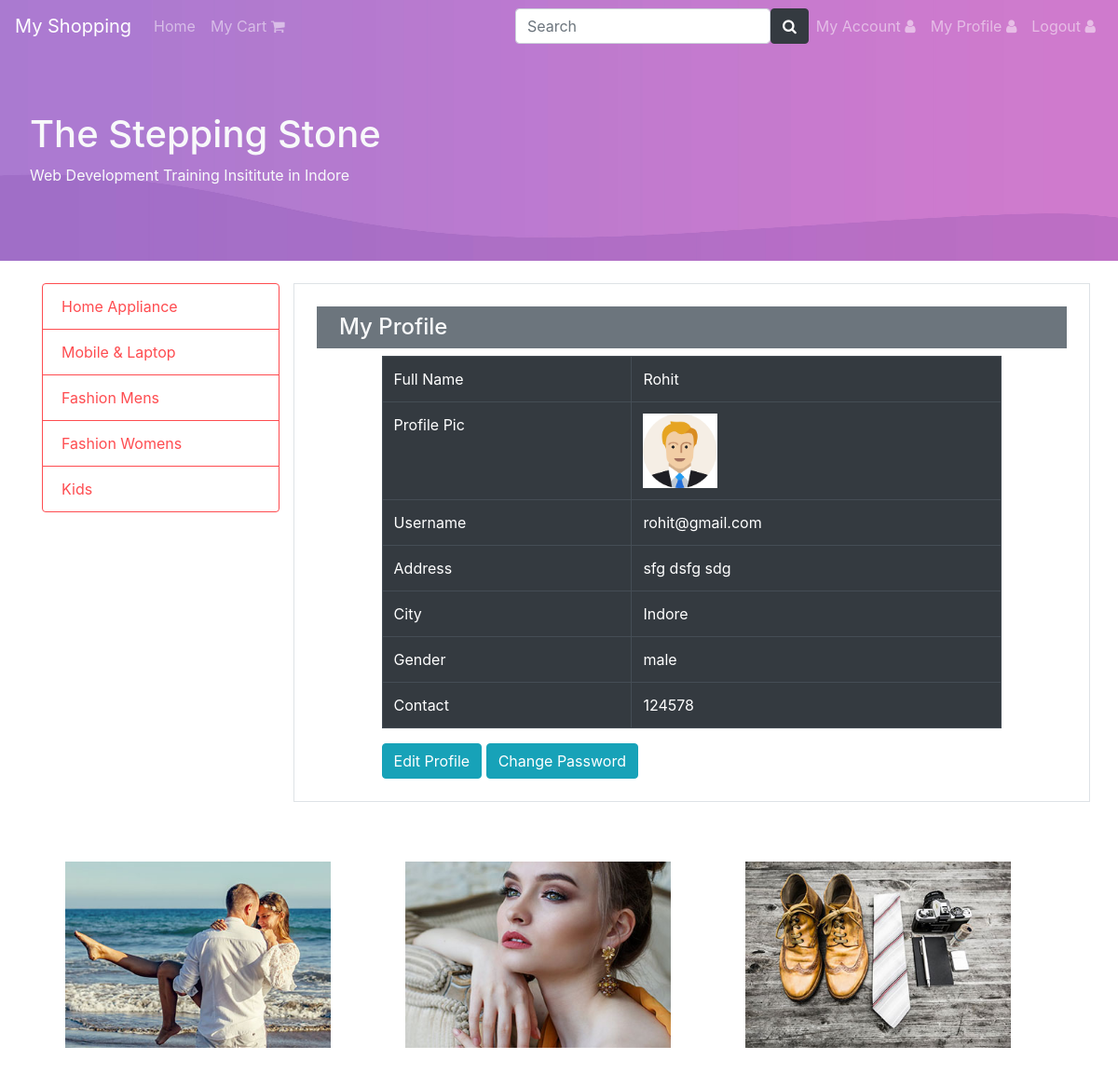
The app's page /my_profile.php (signed in) with its own data.
### tables this page shows
CREATE TABLE `category` (
  `id` int(11) NOT NULL,
  `category_name` varchar(100) NOT NULL
);

CREATE TABLE `user` (
  `id` int(11) NOT NULL,
  `full_name` varchar(100) NOT NULL,
  `username` varchar(100) NOT NULL,
  `password` varchar(100) NOT NULL,
  `address` text NOT NULL,
  `city` varchar(100) NOT NULL,
  `gender` varchar(100) NOT NULL,
  `contact` varchar(100) NOT NULL,
  `image` varchar(100) NOT NULL
);

### my_profile.php (the view, shortened to what this page needs)
<?php
include("db.php");
include("header.php");
$query = "SELECT * FROM user WHERE id = ".$_SESSION['id'];
$result = mysqli_query($con, $query);
$data = mysqli_fetch_assoc($result);
?>
<div class="col-md-9 border p-4">
			<div class="row">
				<div class="col-md-12">
					<h4 class="bg-secondary text-light px-4 py-2">My Profile</h4>
				</div>
			</div>
			<div class="row">
				<div class="col-md-10 offset-md-1">
					<table class="table table-dark table-bordered table-hover">
						<tr>
							<td>Full Name</td>
							<td><?php echo $data['full_name'];?></td>
						</tr>
						<tr>
							<td>Profile Pic</td>
							<td><img src="user_image/<?php echo $data['image'] ?>" height="80" width="80" /></td>
						</tr>
						<tr>
							<td>Username</td>
							<td><?php echo $data['username'];?></td>
						</tr>
						<tr>
							<td>Address</td>
							<td><?php echo $data['address'];?></td>
						</tr>
						<tr>
							<td>City</td>
							<td><?php echo $data['city'];?></td>
						</tr>
						<tr>
							<td>Gender</td>
							<td><?php echo $data['gender'];?></td>
						</tr>
						<tr>
							<td>Contact</td>
							<td><?php echo $data['contact'];?></td>
						</tr>
					</table>
					<a href="edit_profile.php" class="btn btn-info">Edit Profile</a>
					<a href="change_pass.php" class="btn btn-info">Change Password</a>
				</div>
			</div>
		</div>
	</div>
</div>
<?php
include("footer.php");
?>

### header.php (shortened to what this page needs)
<?php
$query = "SELECT * FROM category";
$result = mysqli_query($con, $query);
?>
<!DOCTYPE html>
<html>
<head>
	<link rel="stylesheet" type="text/css" href="css/bootstrap.css">
	<link rel="stylesheet" type="text/css" href="css/font-awesome.css">
</head>
<body>
<nav class="navbar bg-mycolor navbar-expand-md navbar-dark sticky-top">
	<a class="navbar-brand" href="#">My Shopping</a>
	<div id="myMenu" class="collapse navbar-collapse">
	<ul class="navbar-nav">
		<li class="nav-item"><a class="nav-link" href="index.php">Home</a></li>
		<li class="nav-item">
			<a href="#" class="nav-link">My Cart <i class="fa fa-shopping-cart" aria-hidden="true"></i></a>
		</li>
	</ul>
	</div>
	<form class="form-inline">
		<input type="text" class="form-control" placeholder="Search">
		<button type="submit" class="btn btn-dark"><i class="fa fa-search" aria-hidden="true"></i></button>
	</form>
	<ul class="navbar-nav">
		<?php
		if(isset($_SESSION['is_user_logged_in']))
		{ ?>
			<li class="nav-item">
				<a href="my_account.php" class="nav-link">My Account <i class="fa fa-user" aria-hidden="true"></i></a>
			</li>
			<li class="nav-item">
				<a href="my_profile.php" class="nav-link">My Profile <i class="fa fa-user" aria-hidden="true"></i></a>
			</li>
			<li class="nav-item">
				<a href="logout.php" class="nav-link">Logout <i class="fa fa-user" aria-hidden="true"></i></a>
			</li>
		<?php
		}
		?>
	</ul>
</nav>
<div class="jumbotron mb-0" style="background-color: #225544; border-radius: 0; background-image: url('image/bg.jpg'); background-size: 100% 100%">
	<h1 class="text-light">The Stepping Stone</h1>
	<p class="text-light">Web Development Training Insititute in Indore</p>
</div>
<div class="container mt-4">
	<div class="row">
		<div class="col-md-3">
			<div class="list-group">
				<?php
				while($data=mysqli_fetch_assoc($result))
				{ ?>
					<a class="list-group-item list-group-item-action" href="index.php?category=<?php echo $data['category_name']; ?>"><?php echo $data['category_name'];?></a>
				<?php
				}
				?>
			</div>
		</div>

### header.php (style rules this page uses)
.list-group-item { border-color: #fe4c50 !important; color: #fe4c50; }
.bg-mycolor { background-image: url("image/bg.jpg"); background-size: 100%; }

### records on screen
category: category_name "Home Appliance"
category: category_name "Mobile & Laptop"
category: category_name "Fashion Mens"
category: category_name "Fashion Womens"
category: category_name "Kids"
user: full_name "Rohit", image (picture), username "rohit@gmail.com", address "sfg dsfg sdg", city "Indore", gender "male", contact "124578"
